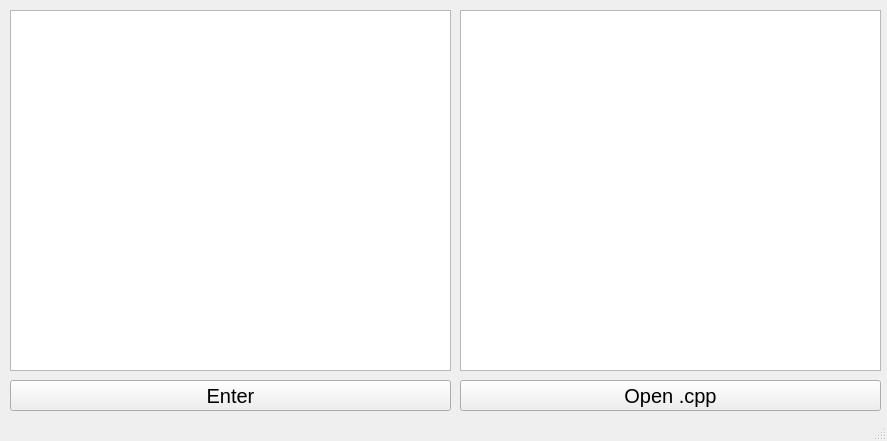
<?xml version="1.0" encoding="UTF-8"?>
<ui version="4.0">
 <class>MainWindow</class>
 <widget class="QMainWindow" name="MainWindow">
  <property name="geometry">
   <rect>
    <x>0</x>
    <y>0</y>
    <width>887</width>
    <height>441</height>
   </rect>
  </property>
  <property name="windowTitle">
   <string>MainWindow</string>
  </property>
  <widget class="QWidget" name="centralwidget">
   <widget class="QPushButton" name="input_2">
    <property name="geometry">
     <rect>
      <x>10</x>
      <y>380</y>
      <width>441</width>
      <height>31</height>
     </rect>
    </property>
    <property name="styleSheet">
     <string notr="true">font-size: 20px;
color: rgb(0, 0, 0);</string>
    </property>
    <property name="text">
     <string>Enter</string>
    </property>
   </widget>
   <widget class="QPushButton" name="file_2">
    <property name="geometry">
     <rect>
      <x>460</x>
      <y>380</y>
      <width>421</width>
      <height>31</height>
     </rect>
    </property>
    <property name="styleSheet">
     <string notr="true">font-size: 20px;
color: rgb(0, 0, 0);</string>
    </property>
    <property name="text">
     <string>Open .cpp</string>
    </property>
   </widget>
   <widget class="QTextEdit" name="textEdit">
    <property name="geometry">
     <rect>
      <x>10</x>
      <y>10</y>
      <width>441</width>
      <height>361</height>
     </rect>
    </property>
   </widget>
   <widget class="QTextEdit" name="textEdit_2">
    <property name="geometry">
     <rect>
      <x>460</x>
      <y>10</y>
      <width>421</width>
      <height>361</height>
     </rect>
    </property>
   </widget>
  </widget>
  <widget class="QMenuBar" name="menubar">
   <property name="geometry">
    <rect>
     <x>0</x>
     <y>0</y>
     <width>887</width>
     <height>17</height>
    </rect>
   </property>
  </widget>
  <widget class="QStatusBar" name="statusbar"/>
 </widget>
 <resources/>
 <connections/>
</ui>
